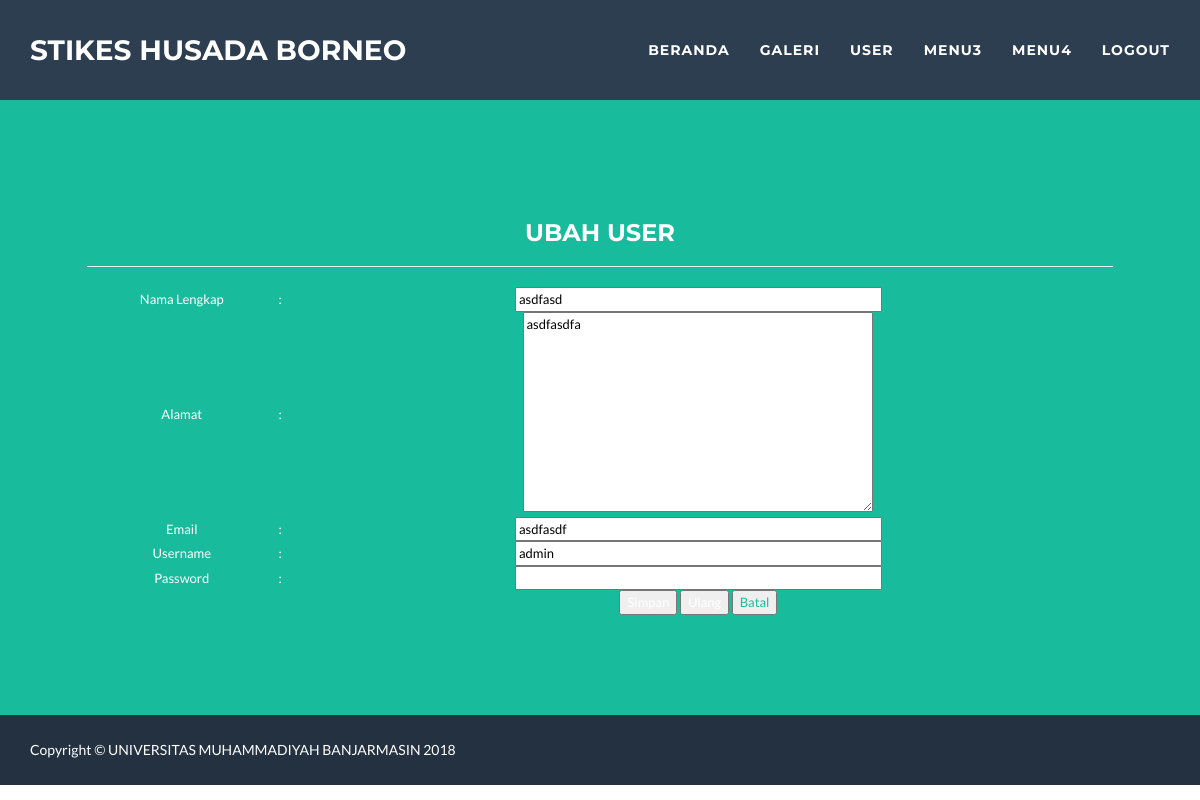
/admin/user_ubah.php?a=1 (signed in), run on the app's committed database.
### tables this page shows
CREATE TABLE IF NOT EXISTS `user` (
  `id_user` int(11) NOT NULL AUTO_INCREMENT,
  `nama` varchar(45) NOT NULL,
  `alamat` text NOT NULL,
  `email` varchar(45) NOT NULL,
  `username` varchar(45) NOT NULL,
  `password` varchar(255) NOT NULL,
  PRIMARY KEY (`id_user`)
);

### admin/user_ubah.php (the view, shortened to what this page needs)
<?php
include("../masterpages/header_admin.php");
$id = $_GET['a'];
$sql = "select * from user where id_user = '$id'";
$exe = mysql_query($sql);
$data = mysql_fetch_array($exe);
?>
<header>
    <div class="container" id="maincontent">
        <div style="margin: 5 0 5 0">
            <center>
                <h3>Ubah User</h3>
                <hr style="color: #C4DAE8; width: 90%;"/>
            </center>
        </div>
        <form id="user_ubah" name="user_ubah" method="post" action="user_update.php">
            <table width="90%" align="center" cellpadding="0" cellspacing="0" style="border-color: #C4DAE8; font-size: small;">
                <tr>
                    <td>Nama Lengkap</td>
                    <td>:</td>
                    <td><input type="text" name="nama" id="nama" size="50" style="color: black;" value="<?php echo $data['nama'] ?>" /></td>
                </tr>
                <tr>
                    <td>Alamat</td>
                    <td>:</td>
                    <td><textarea name="alamat" id="alamat" style="width: 350px; height: 200px; color: black"><?php echo $data['alamat'] ?></textarea></td>
                </tr>
                <tr>
                    <td>Email</td>
                    <td>:</td>
                    <td><input type="text" name="email" id="email" size="50" style="color: black;" value="<?php echo $data['email'] ?>" /></td>
                </tr>
                <tr>
                    <td>Username</td>
                    <td>:</td>
                    <td><input type="text" name="username" id="username" size="50" style="color: black;" value="<?php echo $data['username'] ?>" /></td>
                </tr>
                <tr>
                    <td>Password</td>
                    <td>:</td>
                    <td><input type="password" name="password" id="password" size="50" style="color: black;" /></td>
                </tr>
                <tr>
                    <td>&nbsp;</td>
                    <td>&nbsp;</td>
                    <td>
                        <input type="submit" name="submit" id="button" value="Simpan" />
                        <input type="reset" name="reset" id="button" value="Ulang" />
                        <a href="user.php" style="text-decoration: none;"><input type="button" name="button" id="button" value="Batal" /></a>
                    </td>
                </tr>
            </table>
        </form>
    </div>
</header>
<?php
include("../masterpages/footer.php");
?>

### data on the page
user: nama "asdfasd", alamat "asdfasdfa", email "asdfasdf", username "admin"

### other printed values
$judul "STIKES HUSADA BORNEO"
